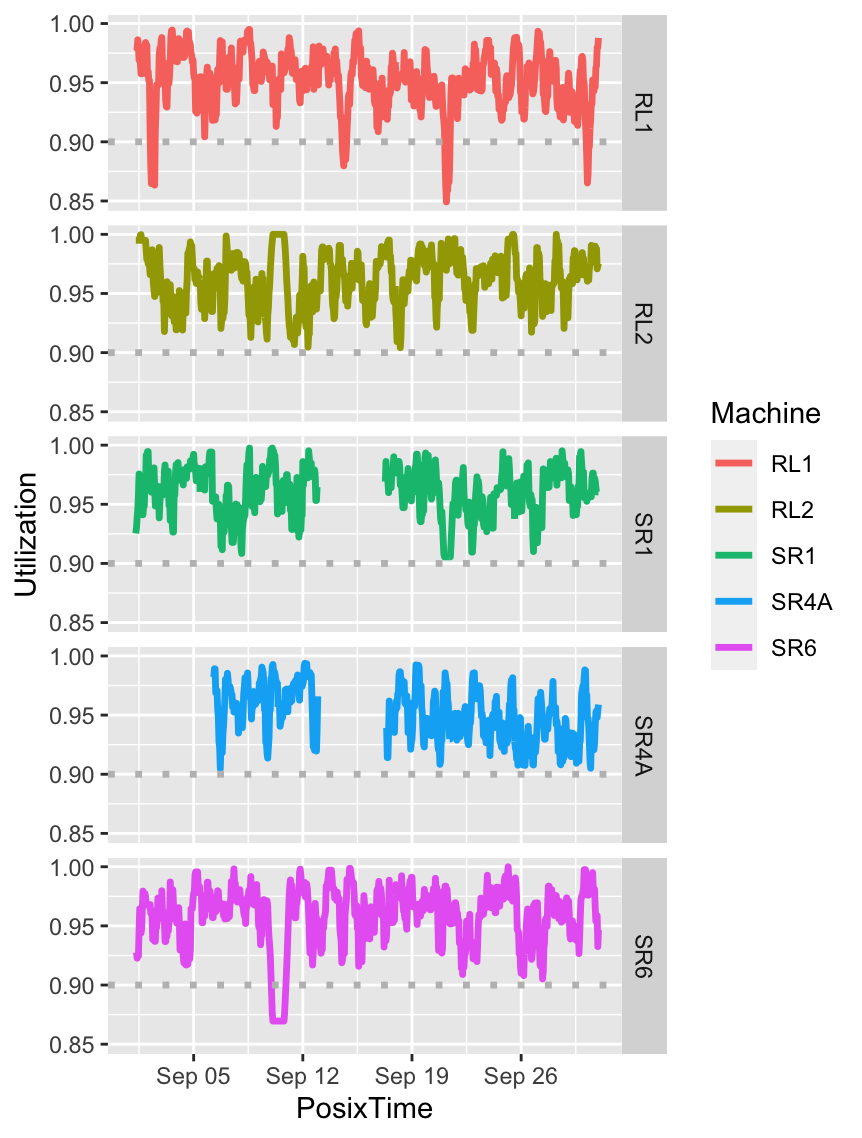

Write R code to recreate this figure.
setwd('/Users/Lotus/Desktop/stevens/job/R_projects')
util <- read.csv('Machine-Utilization.csv')
head(util,20)
util$Timestamp <- factor(util$Timestamp)
util$Machine <- factor(util$Machine)
str(util)
summary(util)
#Derive utilization column
util$Utilization <- 1 - util$Percent.Idle
head(util,12)

# handling date-time in R
util$PosixTime <- as.POSIXct(util$Timestamp,format='%d/%m/%Y %H:%M')
head(util,12)
summary(util)

# how to rearrange columns in a df
util$Timestamp <- NULL
util <- util[,c(4,1,2,3)]
head(util,12)

# what is a list
RL1 <- util[util$Machine=='RL1',]
RL1$Machine <- factor(RL1$Machine)
util_stats_rl1 <- c(min(RL1$Utilization,na.rm=T),
                    mean(RL1$Utilization,na.rm=T),
                    max(RL1$Utilization,na.rm=T))
util_stats_rl1

util_under_90_flag <- length(which(RL1$Utilization<0.90))>0
util_under_90_flag 

list_rl1 <- list('RL1',util_stats_rl1,util_under_90_flag)
list_rl1

#naming components of a list
names(list_rl1)<- c('Machine','Stats','LowThreshold')

rm(list_rl1)
list_rl1 <- list(Machine='RL1',Stats=util_stats_rl1,LowThreshold=util_under_90_flag)
list_rl1

#extracting components of a list
list_rl1[1]
list_rl1[[1]]
list_rl1$Machine

#adding and deleting list components
list_rl1[4]<- 'New Information'
list_rl1$UnknownHours <- RL1[is.na(RL1$Utilization),'PosixTime']
list_rl1

#remove a component
list_rl1[4] <-NULL #index shifted
# add another component
list_rl1$Data <- RL1
summary(list_rl1)
str(list_rl1)

#subsetting a list
list_rl1[[4]][1]
list_rl1[1:3]
sublist_rl1 <- list_rl1[c('Machine','Stats')]
sublist_rl1[[2]][2]

library(ggplot2)
p <- ggplot(data=util)
myplot<-p+geom_line(aes(x=PosixTime,y=Utilization,colour=Machine),size=1.2)+
  facet_grid(Machine~.)+
  geom_hline(yintercept = 0.9,colour='Grey',size = 1.2,linetype=3)
list_rl1$Plot <- myplot
